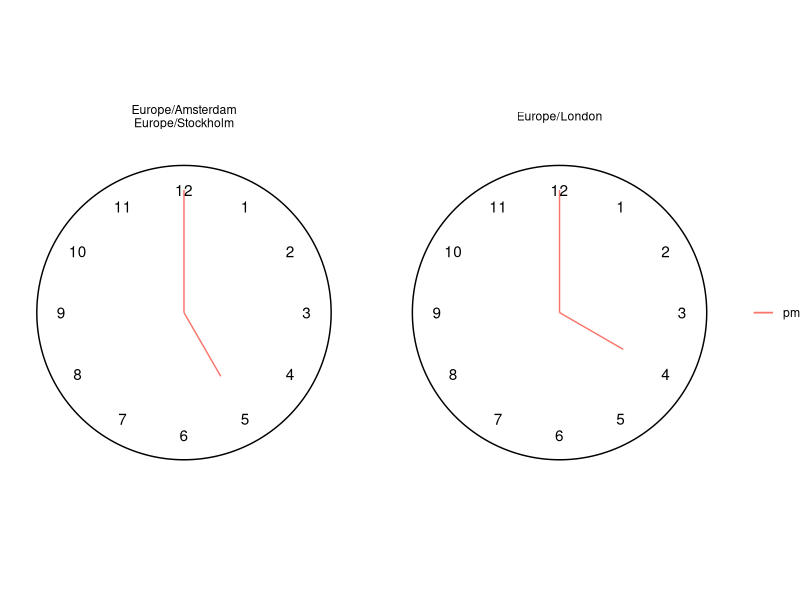
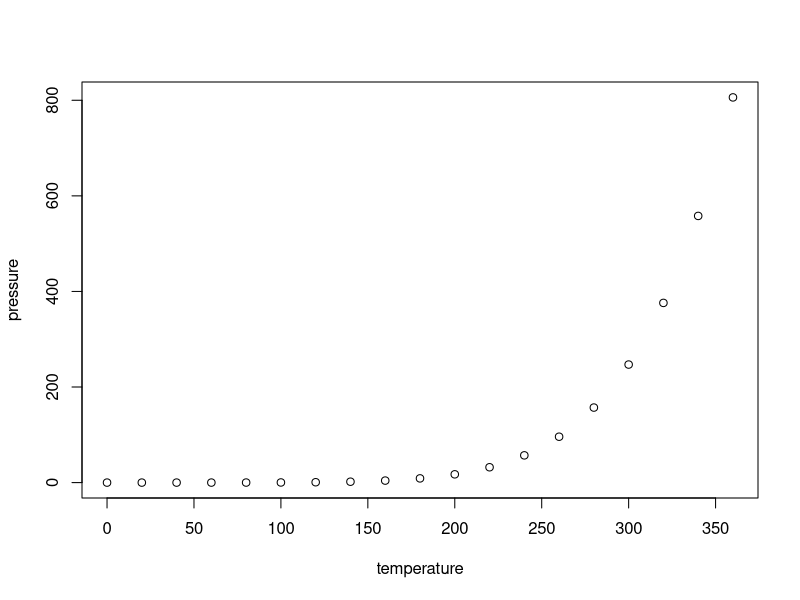

Reproduce these figures in R, in order.
## ---- chunk 1
knitr::opts_chunk$set(
  collapse = TRUE,
  comment = "#>",
  fig.path = "man/figures/README-",
  out.width = "100%"
)
## ---- chunk 2
library(tidyverse)
library(lubridate)

ymd_hms("2023-04-08 11:00:00", 
        tz = "America/New_York") ->
  meeting

time_to_local <- function(x, tz){
  lubridate::with_tz(x, tz = tz) %>%
    as.character()
}


OlsonNames() %>%
  tibble(tz = .) %>%
  filter(tz != "US/Pacific-New") %>%
  filter(tz %>% str_detect("Amsterdam|Stockholm|US/Eastern|British|Europe/London|US/Pacific|Mountain|US/Central")) %>%
  mutate(meeting_ny = meeting) %>%
  mutate(local_time = purrr::map2(meeting_ny, tz, time_to_local))  %>%
  unnest(local_time) %>%
  group_by(local_time) %>%
  summarise(locations = paste(tz, collapse = "\n")) ->
df

# df %>% 
#   ggplot() + 
#   facet_wrap(~locations) +
#   aes(angle = local_time %>% lubridate::hour() %% 12, 
#       radius = 1, x = 0, y = 0) +
#   geom_spoke(radius = .8) + 
#   geom_spoke(aes(angle = local_time %>% lubridate::minute() %% 60)) 
  

  
df %>% 
  mutate(minute_turn = local_time %>% lubridate::minute() %% 60 / 60) %>% 
  mutate(hour_turn = local_time %>% lubridate::hour() %% 12/12 + minute_turn/12) %>% 
  mutate(am_pm = ifelse(local_time %>% lubridate::hour() > 12, "pm", "am")) %>% 
  ggplot() + 
  facet_wrap(~locations) + 
  aes(x =  hour_turn, 
      xend =  hour_turn,
      y = 0,
      yend = .6,
      color = am_pm) + 
  labs(color = NULL) +
  geom_segment() + 
  geom_segment(aes(x =  minute_turn, 
                  xend =  minute_turn ,
               yend = 1) ) + 
  coord_polar() + 
  scale_x_continuous(limits = c(0,1)) + 
  geom_text(data = tibble(x = 1:12, y = 1), 
            aes(label = x, x = x/12, y = y, xend = NULL, yend = NULL, color = NULL),
            show.legend = F) + 
  theme_void() + 
  annotate(geom = "segment", x = 0, xend = 1, y = 1.2, yend = 1.2)

## ---- chunk 3
# library(gglobalclocks)
## basic example code
## ---- chunk 4
summary(cars)
## ---- chunk 5
plot(pressure)
